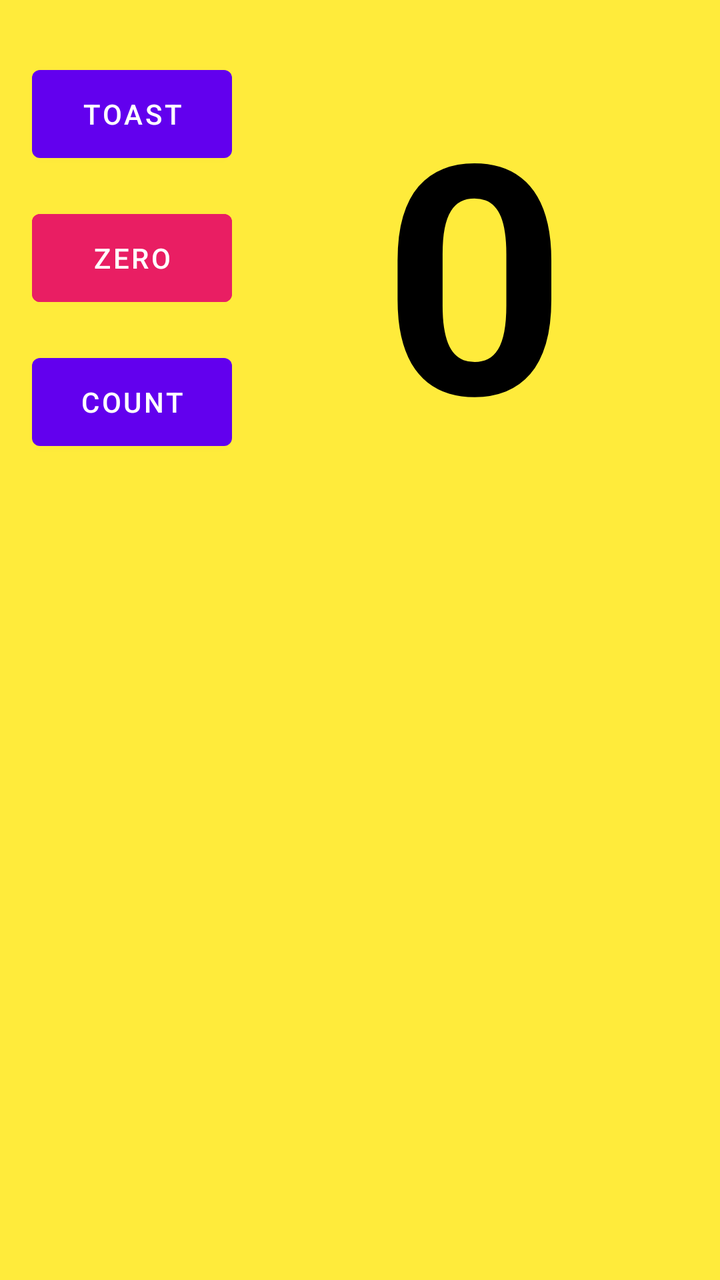
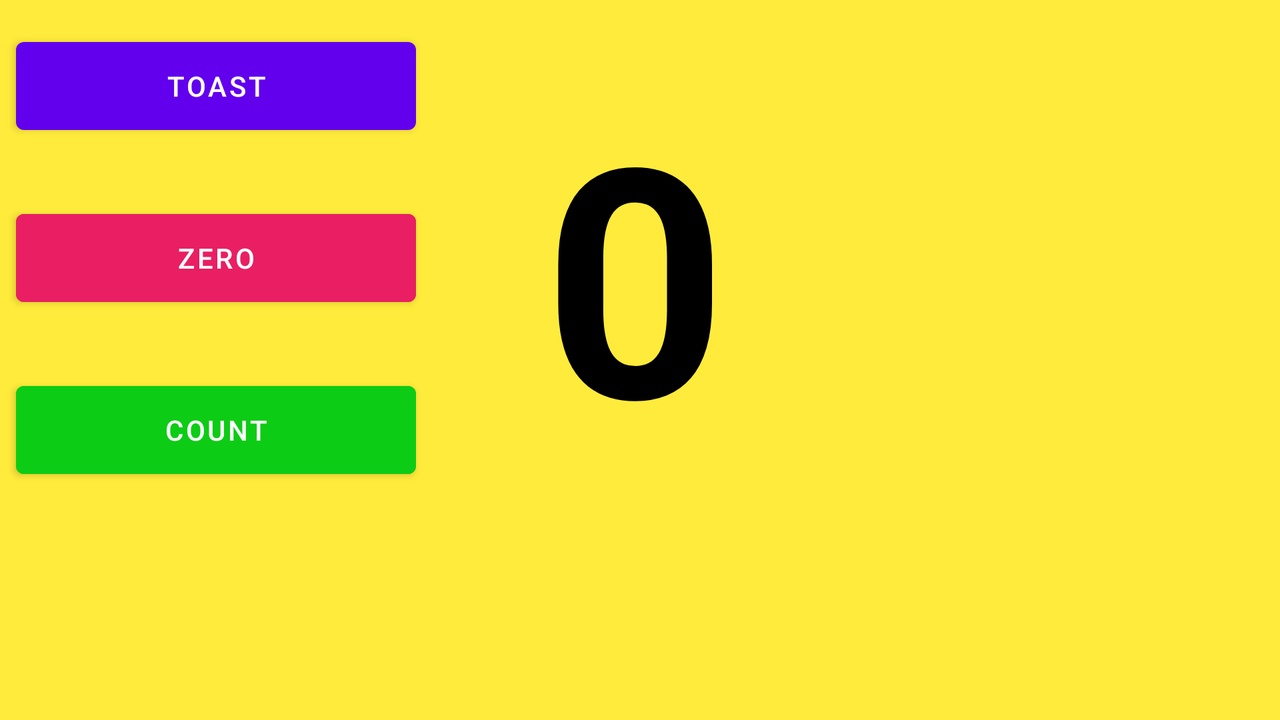

One screen, two layout resources from the same app: the default and the repository's alternative for another configuration. Each is rendered where Android would select it; the XML of both is given below.
<!-- AndroidManifest.xml: application theme Theme.HomeWork2Codelabs -->
<!-- res/layout/activity_example1.xml -->
<?xml version="1.0" encoding="utf-8"?>
<androidx.constraintlayout.widget.ConstraintLayout xmlns:android="http://schemas.android.com/apk/res/android"
    xmlns:app="http://schemas.android.com/apk/res-auto"
    xmlns:tools="http://schemas.android.com/tools"
    android:orientation="vertical"
    android:layout_width="match_parent"
    android:layout_height="match_parent"
    android:background="#FFEB3B"
    tools:context=".Example1">

    <Button
        android:id="@+id/button1"
        android:layout_width="100dp"
        android:layout_height="56dp"
        android:layout_marginStart="16dp"
        android:layout_marginLeft="16dp"
        android:layout_marginTop="29dp"
        android:onClick="showToast"
        android:text="@string/toast"
        app:layout_constraintStart_toStartOf="parent"
        app:layout_constraintTop_toTopOf="parent" />

    <TextView
        android:id="@+id/show_count"
        android:layout_width="260dp"
        android:layout_height="200dp"
        android:layout_marginTop="28dp"
        android:text="@string/_0"
        android:textAlignment="center"
        android:textColor="@color/black"
        android:textSize="160sp"
        android:textStyle="bold"
        app:layout_constraintEnd_toEndOf="parent"
        app:layout_constraintHorizontal_bias="0.567"
        app:layout_constraintStart_toEndOf="@+id/button3"
        app:layout_constraintTop_toTopOf="parent"
        tools:ignore="RtlCompat" />

    <Button
        android:id="@+id/button2"
        android:layout_width="100dp"
        android:layout_height="56dp"
        android:layout_marginStart="16dp"
        android:layout_marginLeft="16dp"
        android:layout_marginTop="16dp"
        android:onClick="countUp"
        android:text="@string/count"
        app:layout_constraintStart_toStartOf="parent"
        app:layout_constraintTop_toBottomOf="@+id/button3" />

    <Button
        android:id="@+id/button3"
        android:layout_width="100dp"
        android:layout_height="56dp"
        android:layout_marginStart="16dp"
        android:layout_marginLeft="16dp"
        android:layout_marginTop="16dp"
        android:text="@string/zero"
        android:backgroundTint="@color/pink"
        android:onClick="reset"
        app:layout_constraintStart_toStartOf="parent"
        app:layout_constraintTop_toBottomOf="@+id/button1" />
</androidx.constraintlayout.widget.ConstraintLayout>
<!-- resources referenced by this layout -->
<resources>
  <color name="black">#FF000000</color>
  <color name="pink">#E91E63</color>
  <string name="_0">0</string>
  <string name="count">Count</string>
  <string name="toast">Toast</string>
  <string name="zero">ZERO</string>
  <style name="Theme.HomeWork2Codelabs" parent="Theme.MaterialComponents.DayNight.DarkActionBar">
          
          <item name="colorPrimary">@color/purple_500</item>
          <item name="colorPrimaryVariant">@color/purple_700</item>
          <item name="colorOnPrimary">@color/white</item>
          
          <item name="colorSecondary">@color/teal_200</item>
          <item name="colorSecondaryVariant">@color/teal_700</item>
          <item name="colorOnSecondary">@color/black</item>
          
          <item name="android:statusBarColor" tools:targetApi="l">?attr/colorPrimaryVariant</item>
          
      </style>
  <color name="purple_500">#FF6200EE</color>
  <color name="purple_700">#FF3700B3</color>
  <color name="white">#FFFFFFFF</color>
  <color name="teal_200">#FF03DAC5</color>
  <color name="teal_700">#FF018786</color>
</resources>
<!-- res/layout-land-v21/activity_example1.xml (the repository's variant of the layout above) -->
<!-- drawn on the phone turned sideways -->
<?xml version="1.0" encoding="utf-8"?>
<androidx.constraintlayout.widget.ConstraintLayout xmlns:android="http://schemas.android.com/apk/res/android"
    xmlns:app="http://schemas.android.com/apk/res-auto"
    xmlns:tools="http://schemas.android.com/tools"
    android:layout_width="match_parent"
    android:layout_height="match_parent"
    android:background="#FFEB3B"
    tools:context=".Example1">

    <Button
        android:id="@+id/button1"
        android:layout_width="200dp"
        android:layout_height="56dp"
        android:layout_marginStart="8dp"
        android:layout_marginLeft="8dp"
        android:layout_marginTop="15dp"
        android:onClick="showToast"
        android:text="@string/toast"
        app:layout_constraintStart_toStartOf="parent"
        app:layout_constraintTop_toTopOf="parent" />

    <TextView
        android:id="@+id/show_count"
        android:layout_width="0dp"
        android:layout_height="wrap_content"
        android:layout_marginTop="30dp"
        android:layout_marginEnd="213dp"
        android:layout_marginRight="213dp"
        android:gravity="center_horizontal"
        android:text="@string/_0"
        android:textAlignment="center"
        android:textColor="@color/black"
        android:textSize="160sp"
        android:textStyle="bold"
        app:layout_constraintEnd_toEndOf="parent"
        app:layout_constraintHorizontal_bias="0.0"
        app:layout_constraintStart_toEndOf="@+id/button2"
        app:layout_constraintTop_toTopOf="parent" />

    <Button
        android:id="@+id/button2"
        android:layout_width="200dp"
        android:layout_height="56dp"
        android:layout_marginStart="8dp"
        android:layout_marginLeft="8dp"
        android:layout_marginTop="30dp"
        android:onClick="countUp"
        android:text="@string/count"
        android:backgroundTint="@color/green"
        app:layout_constraintStart_toStartOf="parent"
        app:layout_constraintTop_toBottomOf="@+id/button3" />

    <Button
        android:id="@+id/button3"
        android:layout_width="200dp"
        android:layout_height="56dp"
        android:layout_marginStart="8dp"
        android:layout_marginLeft="56dp"
        android:layout_marginTop="30dp"
        android:onClick="reset"
        android:text="@string/zero"
        android:backgroundTint="@color/pink"
        app:layout_constraintStart_toStartOf="parent"
        app:layout_constraintTop_toBottomOf="@+id/button1" />
</androidx.constraintlayout.widget.ConstraintLayout>
<!-- resources referenced by the variant -->
<!-- as the phone turned sideways resolves them -->
<resources>
  <color name="black">#FF000000</color>
  <color name="green">#0DCC15</color>
  <color name="pink">#E91E63</color>
  <string name="_0">0</string>
  <string name="count">Count</string>
  <string name="toast">Toast</string>
  <string name="zero">ZERO</string>
  <style name="Theme.HomeWork2Codelabs" parent="Theme.MaterialComponents.DayNight.DarkActionBar">
          
          <item name="colorPrimary">@color/purple_500</item>
          <item name="colorPrimaryVariant">@color/purple_700</item>
          <item name="colorOnPrimary">@color/white</item>
          
          <item name="colorSecondary">@color/teal_200</item>
          <item name="colorSecondaryVariant">@color/teal_700</item>
          <item name="colorOnSecondary">@color/black</item>
          
          <item name="android:statusBarColor" tools:targetApi="l">?attr/colorPrimaryVariant</item>
          
      </style>
  <color name="purple_500">#FF6200EE</color>
  <color name="purple_700">#FF3700B3</color>
  <color name="white">#FFFFFFFF</color>
  <color name="teal_200">#FF03DAC5</color>
  <color name="teal_700">#FF018786</color>
</resources>
